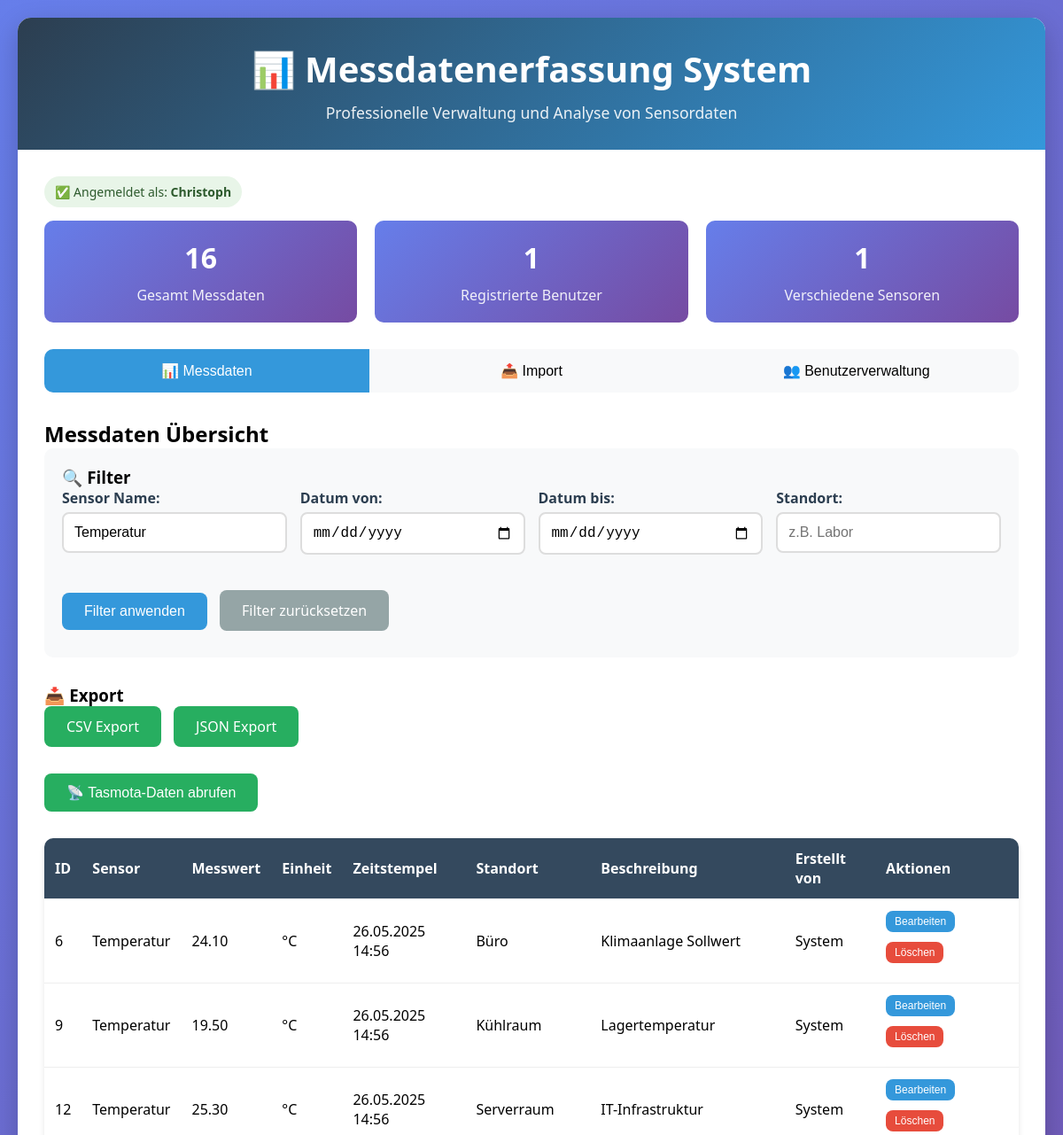
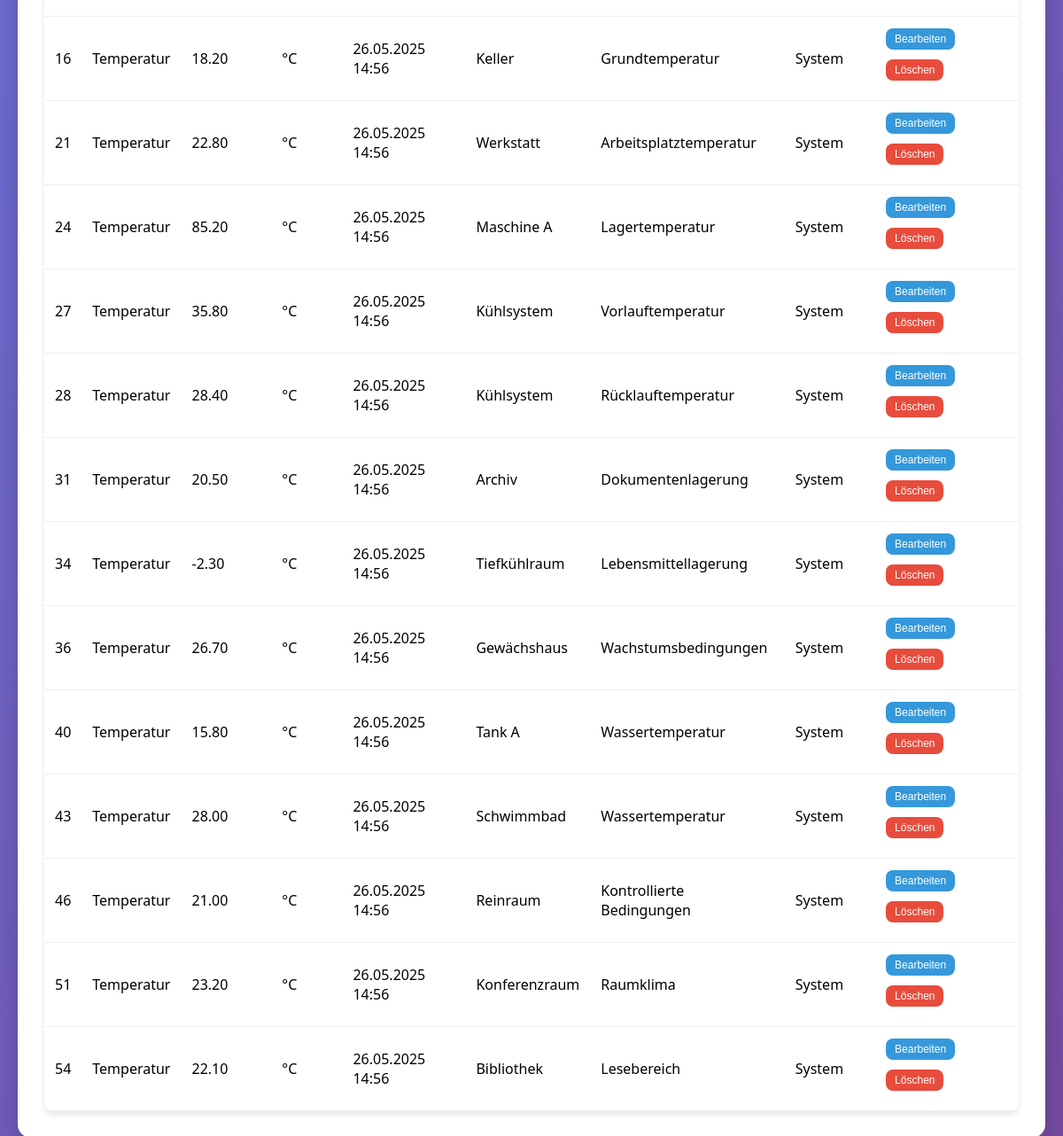
The page /index.php?filter_sensor=Temperatur (signed in) on the database its author committed (2 pictures, top to bottom).
### tables this page shows
CREATE TABLE `messdaten` (
  `id` int(11) NOT NULL,
  `sensor_name` varchar(100) NOT NULL,
  `messwert` decimal(10,4) NOT NULL,
  `einheit` varchar(20) NOT NULL,
  `zeitstempel` timestamp NOT NULL DEFAULT current_timestamp(),
  `standort` varchar(100) DEFAULT NULL,
  `beschreibung` text DEFAULT NULL,
  `erstellt_von` varchar(50) DEFAULT NULL
);

### index.php (the view, shortened to what this page needs)
<?php
class Database {
    private $host = 'localhost';
    private $dbname = 'messdaten_db';
    private $username = 'root';
    private $password = '';
    private $pdo;
    public function __construct() {
        try {
            $this->pdo = new PDO(
                "mysql:host={$this->host};dbname={$this->dbname};charset=utf8mb4",
                $this->username,
                $this->password,
                [PDO::ATTR_ERRMODE => PDO::ERRMODE_EXCEPTION]
            );
        } catch (PDOException $e) {
            die("Datenbankverbindung fehlgeschlagen: " . $e->getMessage());
        }
    }
    public function getConnection() {
        return $this->pdo;
    }
    public function setupDatabase() {
        $queries = [
            "CREATE TABLE IF NOT EXISTS users (
                id INT AUTO_INCREMENT PRIMARY KEY,
                username VARCHAR(50) UNIQUE NOT NULL,
                password_hash VARCHAR(255) NOT NULL,
                created_at TIMESTAMP DEFAULT CURRENT_TIMESTAMP
            )",
            "CREATE TABLE IF NOT EXISTS messdaten (
                id INT AUTO_INCREMENT PRIMARY KEY,
                sensor_name VARCHAR(100) NOT NULL,
                messwert DECIMAL(10,4) NOT NULL,
                einheit VARCHAR(20) NOT NULL,
                zeitstempel TIMESTAMP DEFAULT CURRENT_TIMESTAMP,
                standort VARCHAR(100),
                beschreibung TEXT,
                erstellt_von VARCHAR(50),
                INDEX idx_sensor (sensor_name),
                INDEX idx_zeitstempel (zeitstempel)
            )"
        ];
        foreach ($queries as $query) {
            $this->pdo->exec($query);
        }
    }
}
class MessdatenManager {
    private $db;
    public function __construct($database) {
        $this->db = $database->getConnection();
    }
    public function getMessdaten($filters = []) {
        $sql = "SELECT * FROM messdaten WHERE 1=1";
        $params = [];
        if (!empty($filters['sensor_name'])) {
            $sql .= " AND sensor_name LIKE ?";
            $params[] = '%' . $filters['sensor_name'] . '%';
        }
        $sql .= " ORDER BY zeitstempel DESC";
        $stmt = $this->db->prepare($sql);
        $stmt->execute($params);
        return $stmt->fetchAll(PDO::FETCH_ASSOC);
    }
}
class UserManager {
    private $db;
    public function __construct($database) {
        $this->db = $database->getConnection();
    }
    public function getAllUsers() {
        $stmt = $this->db->prepare("SELECT id, username, created_at FROM users ORDER BY username");
        $stmt->execute();
        return $stmt->fetchAll(PDO::FETCH_ASSOC);
    }
}
$database = new Database();
$database->setupDatabase();
$messdatenManager = new MessdatenManager($database);
$userManager = new UserManager($database);
$filters = [
    'sensor_name' => $_GET['filter_sensor'] ?? '',
    'datum_von' => $_GET['filter_datum_von'] ?? '',
    'datum_bis' => $_GET['filter_datum_bis'] ?? '',
    'standort' => $_GET['filter_standort'] ?? ''
];
$messdaten = $messdatenManager->getMessdaten($filters);
$users = $userManager->getAllUsers();
?>
<!DOCTYPE html>
<html lang="de">
<head>
</head>
<body>
<div class="container">
    <div class="header">
        <h1>📊 Messdatenerfassung System</h1>
        <p>Professionelle Verwaltung und Analyse von Sensordaten</p>
    </div>
    <div class="content">
        <?php if (isset($_SESSION['logged_in']) && $_SESSION['logged_in']): ?>
            <div class="user-status">
                ✅ Angemeldet als: <strong><?php echo htmlspecialchars($_SESSION['username']); ?></strong>
            </div>
        <?php endif; ?>
        <div class="stats">
            <div class="stat-card">
                <div class="stat-number"><?php echo count($messdaten); ?></div>
                <div class="stat-label">Gesamt Messdaten</div>
            </div>
            <div class="stat-card">
                <div class="stat-number"><?php echo count($users); ?></div>
                <div class="stat-label">Registrierte Benutzer</div>
            </div>
            <div class="stat-card">
                <div class="stat-number"><?php echo count(array_unique(array_column($messdaten, 'sensor_name'))); ?></div>
                <div class="stat-label">Verschiedene Sensoren</div>
            </div>
        </div>
        <div class="tabs">
            <button class="tab active" onclick="showTab('messdaten')">📊 Messdaten</button>
            <button class="tab" onclick="showTab('import')">📤 Import</button>
            <button class="tab" onclick="showTab('benutzer')">👥 Benutzerverwaltung</button>
        </div>
        <div id="messdaten" class="tab-content active">
            <h2>Messdaten Übersicht</h2>
            <form method="GET" class="filter-form">
                <h3>🔍 Filter</h3>
                <div class="filter-row">
                    <div class="form-group">
                        <label>Sensor Name:</label>
                        <input type="text" name="filter_sensor" value="<?php echo htmlspecialchars($filters['sensor_name']); ?>" placeholder="z.B. Temperatur">
                    </div>
                    <div class="form-group">
                        <label>Datum von:</label>
                        <input type="date" name="filter_datum_von" value="<?php echo htmlspecialchars($filters['datum_von']); ?>">
                    </div>
                    <div class="form-group">
                        <label>Datum bis:</label>
                        <input type="date" name="filter_datum_bis" value="<?php echo htmlspecialchars($filters['datum_bis']); ?>">
                    </div>
                    <div class="form-group">
                        <label>Standort:</label>
                        <input type="text" name="filter_standort" value="<?php echo htmlspecialchars($filters['standort']); ?>" placeholder="z.B. Labor">
                    </div>
                </div>
                <button type="submit" class="btn">Filter anwenden</button>
                <a href="?" class="btn" style="background: #95a5a6;">Filter zurücksetzen</a>
            </form>
            <div style="margin-bottom: 20px;">
                <h3>📥 Export</h3>
                <a href="?export=csv&<?php echo http_build_query($filters); ?>" class="btn success">CSV Export</a>
                <a href="?export=json&<?php echo http_build_query($filters); ?>" class="btn success">JSON Export</a>
            </div>
            <form method="POST" style="margin-bottom: 20px;">
                <button type="submit" name="fetch_tasmota" class="btn success">📡 Tasmota-Daten abrufen</button>
            </form>
            <div class="table-container">
                <table>
                    <thead>
                    <tr>
                        <th>ID</th>
                        <th>Sensor</th>
                        <th>Messwert</th>
                        <th>Einheit</th>
                        <th>Zeitstempel</th>
                        <th>Standort</th>
                        <th>Beschreibung</th>
                        <th>Erstellt von</th>
                        <?php if (isset($_SESSION['logged_in'])): ?>
                            <th>Aktionen</th>
                        <?php endif; ?>
                    </tr>
                    </thead>
                    <tbody>
                    <?php if (empty($messdaten)): ?>
                        <tr>
                            <td colspan="<?php echo isset($_SESSION['logged_in']) ? '9' : '8'; ?>" style="text-align: center; padding: 40px; color: #666;">
                                Keine Messdaten gefunden. Laden Sie eine CSV-Datei hoch oder passen Sie die Filter an.
                            </td>
                        </tr>
                    <?php else: ?>
                        <?php foreach ($messdaten as $row): ?>
                            <tr>
                                <td><?= htmlspecialchars($row['id']) ?></td>
                                <td><?= htmlspecialchars($row['sensor_name']) ?></td>
                                <td><?= number_format($row['messwert'], 2) ?></td>
                                <td><?= htmlspecialchars($row['einheit']) ?></td>
                                <td><?= date('d.m.Y H:i', strtotime($row['zeitstempel'])) ?></td>
                                <td><?= htmlspecialchars($row['standort']) ?></td>
                                <td><?= htmlspecialchars($row['beschreibung']) ?></td>
                                <td><?= htmlspecialchars($row['erstellt_von']) ?></td>
                                <?php if (isset($_SESSION['logged_in'])): ?>
                                    <td>
                                        <?php if (isset($_SESSION['logged_in'])): ?>
                                            <form method="POST" style="display:inline;">
                                                <button type="submit" name="edit_trigger" class="btn" style="padding:5px 10px; font-size:12px;">Bearbeiten</button>
                                            </form>
                                        <?php endif; ?>
                                        <form method="POST" style="display:inline;" onsubmit="return confirm('Messdaten wirklich löschen?');">
                                            <button type="submit" name="delete_messdaten" class="btn danger" style="padding:5px 10px; font-size:12px;">Löschen</button>
                                        </form>
                                    </td>
                                <?php endif; ?>
                            </tr>
                        <?php endforeach; ?>
                    <?php endif; ?>
                    </tbody>
                </table>
            </div>
        </div>
    </div>
</div>
</body>
</html>

### index.php (style rules this page uses)
* { margin: 0; padding: 0; box-sizing: border-box; }
body { font-family: 'Segoe UI', Tahoma, Geneva, Verdana, sans-serif; background: linear-gradient(135deg, #667eea 0%, #764ba2 100%); min-height: 100vh; padding: 20px; }
.container { max-width: 1200px; margin: 0 auto; background: white; border-radius: 15px; box-shadow: 0 10px 30px rgba(0,0,0,0.2); overflow: hidden; }
.header { background: linear-gradient(135deg, #2c3e50, #3498db); color: white; padding: 30px; text-align: center; }
.header h1 { font-size: 2.5em; margin-bottom: 10px; }
.header p { opacity: 0.9; font-size: 1.1em; }
.content { padding: 30px; }
.tabs { display: flex; background: #f8f9fa; border-radius: 10px; margin-bottom: 30px; overflow: hidden; }
.tab { flex: 1; padding: 15px; text-align: center; background: none; border: none; cursor: pointer; font-size: 16px; transition: all 0.3s; }
.tab.active { background: #3498db; color: white; }
.tab-content { display: none; }
.tab-content.active { display: block; }
.form-group { margin-bottom: 20px; }
.form-group label { display: block; margin-bottom: 5px; font-weight: bold; color: #2c3e50; }
.form-group input, .form-group select { width: 100%; padding: 12px; border: 2px solid #ddd; border-radius: 8px; font-size: 16px; transition: border-color 0.3s; }
.btn { background: #3498db; color: white; padding: 12px 25px; border: none; border-radius: 8px; cursor: pointer; font-size: 16px; transition: all 0.3s; text-decoration: none; display: inline-block; margin-right: 10px; margin-bottom: 10px; }
.btn.danger { background: #e74c3c; }
.btn.success { background: #27ae60; }
.filter-form { background: #f8f9fa; padding: 20px; border-radius: 10px; margin-bottom: 30px; }
.filter-row { display: grid; grid-template-columns: repeat(auto-fit, minmax(200px, 1fr)); gap: 15px; margin-bottom: 20px; }
.table-container { overflow-x: auto; border-radius: 10px; box-shadow: 0 4px 6px rgba(0,0,0,0.1); }
table { width: 100%; border-collapse: collapse; background: white; }
th, td { padding: 12px; text-align: left; border-bottom: 1px solid #eee; }
th { background: #34495e; color: white; font-weight: bold; position: sticky; top: 0; }
.user-status { background: #e8f5e8; color: #2d5a2d; padding: 8px 12px; border-radius: 20px; font-size: 14px; margin-bottom: 15px; display: inline-block; }
.stats { display: grid; grid-template-columns: repeat(auto-fit, minmax(200px, 1fr)); gap: 20px; margin-bottom: 30px; }
.stat-card { background: linear-gradient(135deg, #667eea, #764ba2); color: white; padding: 20px; border-radius: 10px; text-align: center; }
.stat-number { font-size: 2em; font-weight: bold; margin-bottom: 10px; }
.stat-label { opacity: 0.9; }

### rows shown on the page
messdaten: id "6", sensor_name "Temperatur", messwert "24.10", einheit "°C", zeitstempel "26.05.2025 14:56", standort "Büro", beschreibung "Klimaanlage Sollwert", erstellt_von "System"
messdaten: id "9", sensor_name "Temperatur", messwert "19.50", einheit "°C", zeitstempel "26.05.2025 14:56", standort "Kühlraum", beschreibung "Lagertemperatur", erstellt_von "System"
messdaten: id "12", sensor_name "Temperatur", messwert "25.30", einheit "°C", zeitstempel "26.05.2025 14:56", standort "Serverraum", beschreibung "IT-Infrastruktur", erstellt_von "System"
messdaten: id "16", sensor_name "Temperatur", messwert "18.20", einheit "°C", zeitstempel "26.05.2025 14:56", standort "Keller", beschreibung "Grundtemperatur", erstellt_von "System"
messdaten: id "21", sensor_name "Temperatur", messwert "22.80", einheit "°C", zeitstempel "26.05.2025 14:56", standort "Werkstatt", beschreibung "Arbeitsplatztemperatur", erstellt_von "System"
messdaten: id "24", sensor_name "Temperatur", messwert "85.20", einheit "°C", zeitstempel "26.05.2025 14:56", standort "Maschine A", beschreibung "Lagertemperatur", erstellt_von "System"
messdaten: id "27", sensor_name "Temperatur", messwert "35.80", einheit "°C", zeitstempel "26.05.2025 14:56", standort "Kühlsystem", beschreibung "Vorlauftemperatur", erstellt_von "System"
messdaten: id "28", sensor_name "Temperatur", messwert "28.40", einheit "°C", zeitstempel "26.05.2025 14:56", standort "Kühlsystem", beschreibung "Rücklauftemperatur", erstellt_von "System"
messdaten: id "31", sensor_name "Temperatur", messwert "20.50", einheit "°C", zeitstempel "26.05.2025 14:56", standort "Archiv", beschreibung "Dokumentenlagerung", erstellt_von "System"
messdaten: id "34", sensor_name "Temperatur", messwert "-2.30", einheit "°C", zeitstempel "26.05.2025 14:56", standort "Tiefkühlraum", beschreibung "Lebensmittellagerung", erstellt_von "System"
messdaten: id "36", sensor_name "Temperatur", messwert "26.70", einheit "°C", zeitstempel "26.05.2025 14:56", standort "Gewächshaus", beschreibung "Wachstumsbedingungen", erstellt_von "System"
messdaten: id "40", sensor_name "Temperatur", messwert "15.80", einheit "°C", zeitstempel "26.05.2025 14:56", standort "Tank A", beschreibung "Wassertemperatur", erstellt_von "System"
messdaten: id "43", sensor_name "Temperatur", messwert "28.00", einheit "°C", zeitstempel "26.05.2025 14:56", standort "Schwimmbad", beschreibung "Wassertemperatur", erstellt_von "System"
messdaten: id "46", sensor_name "Temperatur", messwert "21.00", einheit "°C", zeitstempel "26.05.2025 14:56", standort "Reinraum", beschreibung "Kontrollierte Bedingungen", erstellt_von "System"
messdaten: id "51", sensor_name "Temperatur", messwert "23.20", einheit "°C", zeitstempel "26.05.2025 14:56", standort "Konferenzraum", beschreibung "Raumklima", erstellt_von "System"
messdaten: id "54", sensor_name "Temperatur", messwert "22.10", einheit "°C", zeitstempel "26.05.2025 14:56", standort "Bibliothek", beschreibung "Lesebereich", erstellt_von "System"

### other values the page prints
$_SESSION['username'] "Christoph"
count($messdaten) "16"
count($users) "1"
count(array_unique(array_column($messdaten, 'sensor_name'))) "1"
